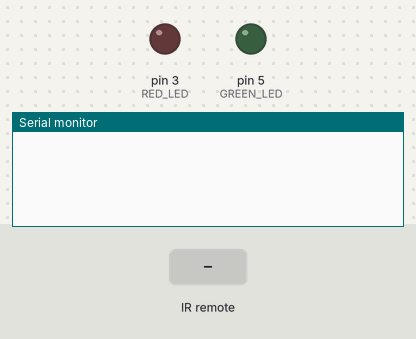
A sketch run on a simulated Arduino Uno, built with avr-gcc and run on an emulated ATmega328P. Shown: output pins drawn as LEDs (lit = HIGH), the last lines printed to the serial monitor. The inputs (shaded band) are chosen by the test bench.

Above: at 1.2 s.
1.3 s: infrared code 0xFFA25D received
At 2.5 s:
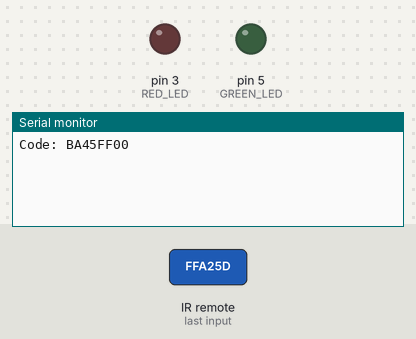
2.8 s: infrared code 0xFF629D received
At 3.9 s:
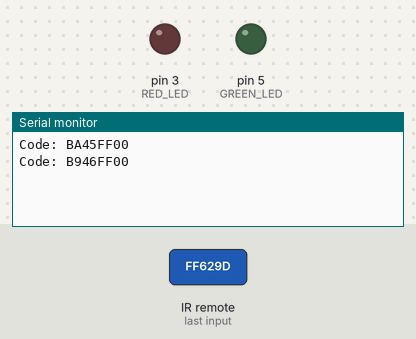

Measured:
- after the input at 1.3 s, the serial monitor: prints a new line at once (image 1)
- after the input at 2.8 s, the serial monitor: prints a new line at once (image 2)

The sketch:

10.1.ino
```cpp
#include <IRremote.hpp>

#define IR_PIN 6
#define RED_LED 3
#define GREEN_LED 5

void setup() {
  pinMode(RED_LED, OUTPUT);
  pinMode(GREEN_LED, OUTPUT);

  Serial.begin(9600);
  IrReceiver.begin(IR_PIN, ENABLE_LED_FEEDBACK);
}

void loop() {
  if (IrReceiver.decode()) {
    uint32_t code = IrReceiver.decodedIRData.decodedRawData;

    Serial.print("Code: ");
    Serial.println(code, HEX);

    // Example logic:
    // Replace these values with your remote's actual codes
    if (code == 0xFFA25D) {  // Button 1
      digitalWrite(RED_LED, HIGH);
      digitalWrite(GREEN_LED, LOW);
    }
    else if (code == 0xFF629D) {  // Button 2
      digitalWrite(RED_LED, LOW);
      digitalWrite(GREEN_LED, HIGH);
    }
    else if (code == 0xFFE21D) {  // Button 3
      digitalWrite(RED_LED, LOW);
      digitalWrite(GREEN_LED, LOW);
    }

    IrReceiver.resume(); // ready for next signal
  }
}
```
